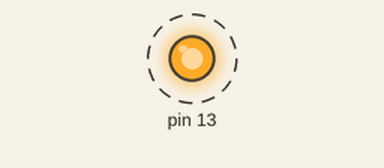
Simulated run of this sketch. Board: Arduino Uno, built with avr-gcc and run on an emulated ATmega328P. Parts: output pins drawn as LEDs (lit = HIGH). Dashed ring = blinking. What the sketch prints to the serial monitor is not drawn.

Above: at 0.2 s.
Timing chart, 0 to 3.0 s (numbered marks = the images above):
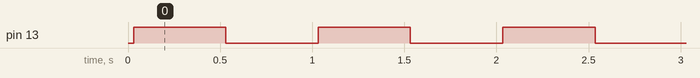

The sketch:

max3232_test.ino
```cpp
#include<SoftwareSerial.h>

const uint8_t rxPin=8;
const uint8_t txPin=9;
SoftwareSerial serial=SoftwareSerial(rxPin, txPin);

void setup() {
  Serial.begin(9600);
  serial.begin(9600);
  serial.println("MAX3232 RS232-to-TTL Test");
  Serial.println("MAX3232 RS232-to-TTL Test");
  pinMode(13, OUTPUT);
}

void loop() {
  // Check if data is available from the RS232 device
  while (Serial.available()) {
    char data = Serial.read(); // Read data from the RS232 device
    serial.print(data); // Copy to monitor
  }
  serial.println();
  digitalWrite(13, HIGH);
  delay(500);
  digitalWrite(13, LOW);
  delay(500);
}
```

Measured:
- by itself, pin 13: alternates HIGH for 0.50 s and LOW for 0.50 s
